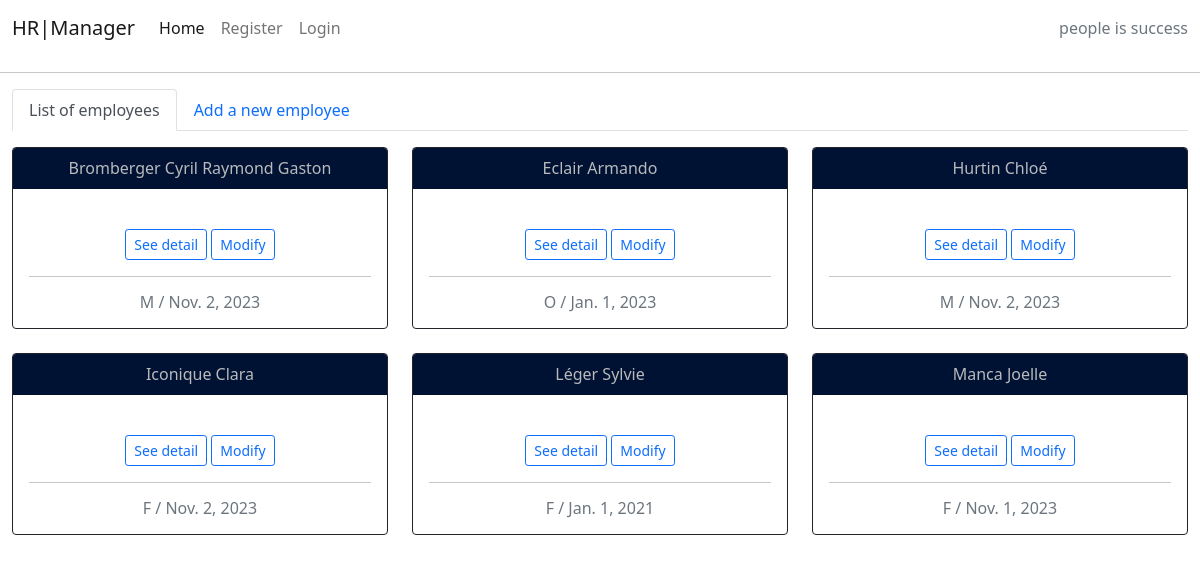
/employees/, run on the app's committed database.
### hrmanager/models.py (models this page shows, shortened)
class Employees(models.Model):
    title = models.CharField(max_length=200, unique=True, default='')
    first_name = models.CharField(max_length=30)
    last_name = models.CharField(max_length=30)
    employees_gender = models.CharField(max_length=1, choices=EMPLOYEES_GENDER)
    employees_marital_status = models.CharField(
        max_length=1, choices=EMPLOYEES_MARITAL_STATUS)
    children_for_allocations_type_1 = models.CharField(
        choices=CHILDREN_BELOW_18, blank=True, max_length=2)
    children_for_allocations_type_2 = models.CharField(
        choices=CHILDREN_BELOW_25, blank=True, max_length=2)
    birth_date = models.DateField()
    employees_age = models.PositiveSmallIntegerField()
    email_adress = models.EmailField()
    phone_number = models.IntegerField()
    emergency_contact = models.CharField(max_length=30)
    emergency_phonenumber = models.IntegerField()
    employee_picture = CloudinaryField('image', default='placeholder')
    social_security_number = models.CharField(
        max_length=13, unique=True)
    employees_bankaccount = models.CharField(max_length=21)
    start_date = models.DateField()
    end_date = models.DateField(blank=True, null=True, default=None)
    employees_holiday_rights = models.IntegerField()
    base_monthly_salary = models.IntegerField()
    LPP_deduction_employee = models.IntegerField(
        blank=True, null=True, default=0)
    LPP_deduction_employer = models.IntegerField(
        blank=True, null=True, default=0)
    employees_phone_allocation = models.PositiveSmallIntegerField(
        blank=True, null=True, default=0)
    employees_representation_allocation = models.PositiveSmallIntegerField(
        blank=True, null=True, default=0)
    expense_report = models.DecimalField(
        max_digits=5, decimal_places=2, default=0, blank=True, null=True)
    public_transportation_fees = models.DecimalField(
        max_digits=6, decimal_places=2, default=0, blank=True, null=True)
    extraordinary_salary = models.IntegerField(
        blank=True, null=True, default=0)
    created_date = models.DateTimeField(auto_now_add=True)
    updated_date = models.DateTimeField(auto_now=True)
    seniority = models.DurationField()
    employees_status = models.IntegerField(choices=STATUS, default=0)
    class Meta:
        ordering = ['start_date']
        unique_together = [['first_name', 'last_name']]

### hrmanager/views.py (the view)
# urls.py: path('employees/', views.EmployeesList.as_view(), name='Listofemployees'),
class EmployeesList(generic.ListView):
    model = Employees
    queryset = Employees.objects.filter(
        employees_status=0).order_by('last_name')
    template_name = 'employee_list.html'
    paginate_by = 6

### templates/employee_list.html (shortened to what this page needs)
{% extends "base.html" %} {% block content %}
<div class="container-fluid">
  <ul class="nav nav-tabs">
    <li class="nav-item">
      <a class="nav-link active" aria-current="page" href="#"
        >List of employees</a
      >
    </li>
    <li class="nav-item">
      <a class="nav-link" href="{% url 'Addanemployees' %}"
        >Add a new employee</a
      >
    </li>
  </ul>
  <div class="row">
    <div class="col-12 mt-3 left">
      <div class="row">
        {% for employee in employees_list %}
        <div class="col-md-4">
          <div class="card mb-4 text-center border-dark">
            <div class="card-header financial-color">
              {{ employee.last_name }} {{ employee.first_name }}
            </div>
            <div class="card-body">
              <div class="image-container">
              </div>
              <div>
                <a
                  href="{% url 'Detailofemployees' employee.pk %}"
                  class="btn btn-outline-primary btn-sm"
                  >See detail</a
                >
                <a
                  href="{% url 'modify_employee' employee.pk %}"
                  class="btn btn-outline-primary btn-sm"
                  >Modify</a
                >
              </div>
              <hr />
              <p class="card-text text-muted h6">
                {{ employee.employees_gender}}
                / {{ employee.start_date }}
              </p>
            </div>
          </div>
        </div>
        {% if forloop.counter|divisibleby:3 %}
      </div>
      <div class="row">{% endif %} {% endfor %}</div>
    </div>
  </div>
</div>
{%endblock%}

### static/css/style.css (style rules this page uses)
.financial-color { color: #b8babc; background-color: #001233; }

### data on the page
Employees: last_name "Bromberger", first_name "Cyril Raymond Gaston", employees_gender "M", start_date "Nov. 2, 2023"
Employees: last_name "Eclair", first_name "Armando", employees_gender "O", start_date "Jan. 1, 2023"
Employees: last_name "Hurtin", first_name "Chloé", employees_gender "M", start_date "Nov. 2, 2023"
Employees: last_name "Iconique", first_name "Clara", employees_gender "F", start_date "Nov. 2, 2023"
Employees: last_name "Léger", first_name "Sylvie", employees_gender "F", start_date "Jan. 1, 2021"
Employees: last_name "Manca", first_name "Joelle", employees_gender "F", start_date "Nov. 1, 2023"
